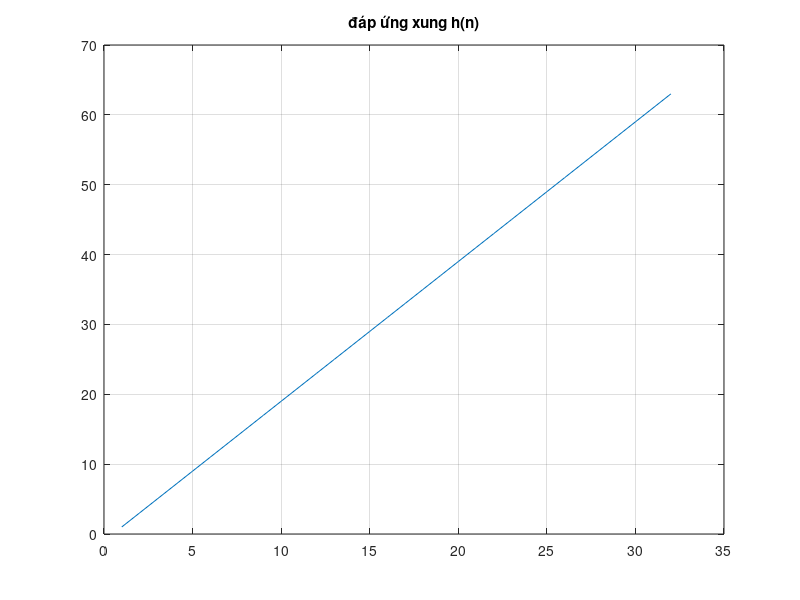
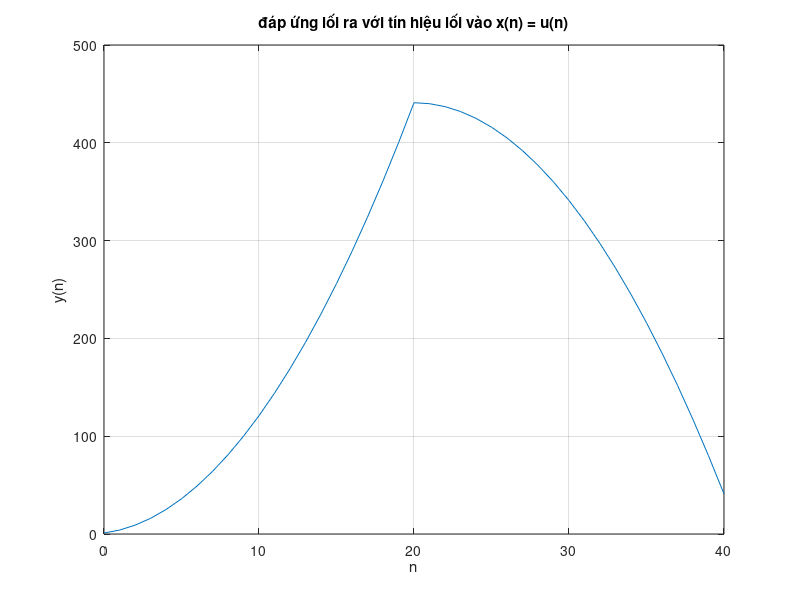
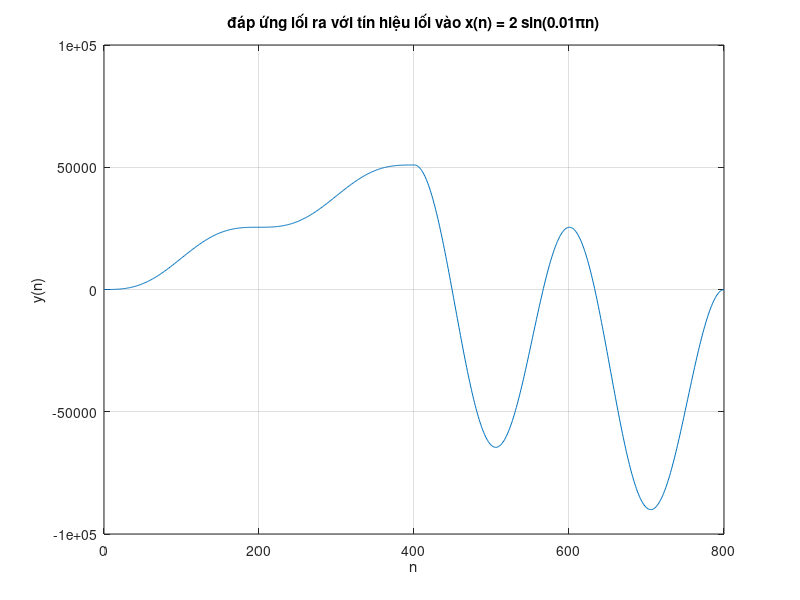

Recreate these plots in MATLAB, in order.
% -	Đề bài: Cho hệ thống y(n) - 2y(n - 1) + y(n - 2) = x(n) + x(n - 1)
% • Xác định h(n)
% • Hệ thống có ổn định không?
% • Xác định tín hiệu ra khi tín hiệu vào x(n) = u(n)
% • Xác định tín hiệu ra khi x(n) = 2 sin(0.01πn), -200 ≤ n ≤ 200


a = [1 -2 1];
b = [1 1];

h = impz(b, a);

figure;
plot(h); title('đáp ứng xung h(n)');
grid on;

% ta thấy h(n) tăng vô cùng => hệ thống ko ổn định

n = 0: 20;
x = (n >= 0);
h = impz(b, a, length(x));
y = conv(x, h);

figure;
plot(0:length(y) -1, y);
title('đáp ứng lối ra với tín hiệu lối vào x(n) = u(n)');
ylabel('y(n)');
xlabel('n');
grid on;

n = -200: 200;
x = 2 * sin(0.01 * pi * n);
h = impz(b, a, length(x));
y = conv(x, h);

figure;
plot(0:length(y) -1, y);
title('đáp ứng lối ra với tín hiệu lối vào x(n) = 2 sin(0.01πn)');
ylabel('y(n)');
xlabel('n');
grid on;
